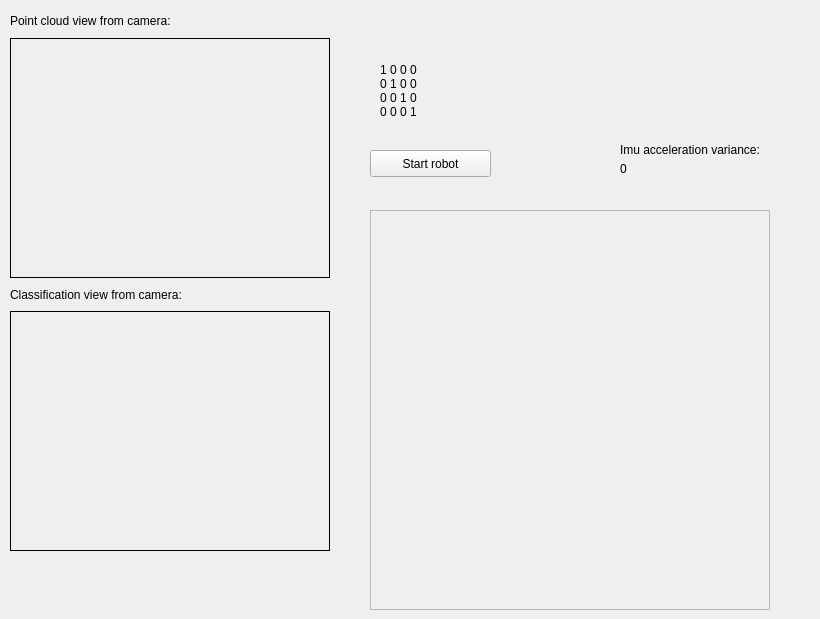
    <widget class="QWidget" name="constraintsTab">
     <attribute name="title">
      <string>Constraints</string>
     </attribute>
     <widget class="QLabel" name="constraintCurPosLabel">
      <property name="geometry">
       <rect>
        <x>380</x>
        <y>30</y>
        <width>371</width>
        <height>121</height>
       </rect>
      </property>
      <property name="text">
       <string>1 0 0 0
0 1 0 0
0 0 1 0
0 0 0 1</string>
      </property>
     </widget>
     <widget class="QScrollArea" name="constraintMapViewScrollArea">
      <property name="geometry">
       <rect>
        <x>370</x>
        <y>210</y>
        <width>400</width>
        <height>400</height>
       </rect>
      </property>
      <property name="widgetResizable">
       <bool>true</bool>
      </property>
      <widget class="QWidget" name="scrollAreaWidgetContents">
       <property name="geometry">
        <rect>
         <x>0</x>
         <y>0</y>
         <width>398</width>
         <height>398</height>
        </rect>
       </property>
      </widget>
     </widget>
     <widget class="QWidget" name="verticalLayoutWidget_4">
      <property name="geometry">
       <rect>
        <x>10</x>
        <y>10</y>
        <width>322</width>
        <height>541</height>
       </rect>
      </property>
      <layout class="QVBoxLayout" name="verticalLayout_13">
       <item>
        <widget class="QLabel" name="label_36">
         <property name="text">
          <string>Point cloud view from camera:</string>
         </property>
        </widget>
       </item>
       <item>
        <widget class="QLabel" name="constraintCameraViewLabel">
         <property name="sizePolicy">
          <sizepolicy hsizetype="Fixed" vsizetype="Fixed">
           <horstretch>0</horstretch>
           <verstretch>0</verstretch>
          </sizepolicy>
         </property>
         <property name="minimumSize">
          <size>
           <width>320</width>
           <height>240</height>
          </size>
         </property>
         <property name="maximumSize">
          <size>
           <width>320</width>
           <height>240</height>
          </size>
         </property>
         <property name="baseSize">
          <size>
           <width>320</width>
           <height>240</height>
          </size>
         </property>
         <property name="frameShape">
          <enum>QFrame::Box</enum>
         </property>
         <property name="text">
          <string/>
         </property>
        </widget>
       </item>
       <item>
        <widget class="QLabel" name="label_37">
         <property name="text">
          <string>Classification view from camera:</string>
         </property>
        </widget>
       </item>
       <item>
        <widget class="QLabel" name="constraintClassificationViewLabel">
         <property name="sizePolicy">
          <sizepolicy hsizetype="Fixed" vsizetype="Fixed">
           <horstretch>0</horstretch>
           <verstretch>0</verstretch>
          </sizepolicy>
         </property>
         <property name="minimumSize">
          <size>
           <width>320</width>
           <height>240</height>
          </size>
         </property>
         <property name="maximumSize">
          <size>
           <width>320</width>
           <height>240</height>
          </size>
         </property>
         <property name="frameShape">
          <enum>QFrame::Box</enum>
         </property>
         <property name="text">
          <string/>
         </property>
        </widget>
       </item>
      </layout>
     </widget>
     <widget class="QPushButton" name="startRobotButton">
      <property name="geometry">
       <rect>
        <x>370</x>
        <y>150</y>
        <width>121</width>
        <height>27</height>
       </rect>
      </property>
      <property name="text">
       <string>Start robot</string>
      </property>
     </widget>
     <widget class="QLabel" name="label_39">
      <property name="geometry">
       <rect>
        <x>620</x>
        <y>140</y>
        <width>191</width>
        <height>20</height>
       </rect>
      </property>
      <property name="text">
       <string>Imu acceleration variance:</string>
      </property>
     </widget>
     <widget class="QLabel" name="constraintImuAccVarianceLabel">
      <property name="geometry">
       <rect>
        <x>620</x>
        <y>160</y>
        <width>171</width>
        <height>17</height>
       </rect>
      </property>
      <property name="text">
       <string>0</string>
      </property>
     </widget>
    </widget>
